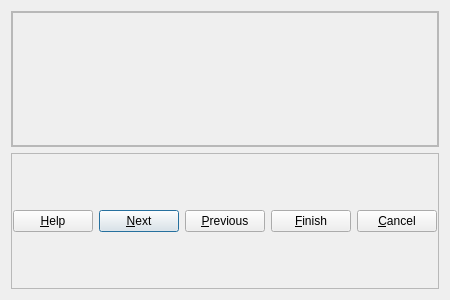
<?xml version="1.0" encoding="UTF-8"?>
<ui version="4.0">
 <class>WizardDialog</class>
 <widget class="QDialog" name="WizardDialog">
  <property name="geometry">
   <rect>
    <x>0</x>
    <y>0</y>
    <width>400</width>
    <height>300</height>
   </rect>
  </property>
  <property name="windowTitle">
   <string>Dialog</string>
  </property>
  <layout class="QVBoxLayout" name="verticalLayout">
   <item>
    <widget class="QFrame" name="topFrame">
     <property name="frameShape">
      <enum>QFrame::StyledPanel</enum>
     </property>
     <property name="frameShadow">
      <enum>QFrame::Raised</enum>
     </property>
     <layout class="QVBoxLayout" name="verticalLayout_2">
      <property name="spacing">
       <number>0</number>
      </property>
      <property name="leftMargin">
       <number>0</number>
      </property>
      <property name="topMargin">
       <number>0</number>
      </property>
      <property name="rightMargin">
       <number>0</number>
      </property>
      <property name="bottomMargin">
       <number>0</number>
      </property>
      <item>
       <widget class="QFrame" name="mainFrame">
        <property name="frameShape">
         <enum>QFrame::StyledPanel</enum>
        </property>
        <property name="frameShadow">
         <enum>QFrame::Raised</enum>
        </property>
        <layout class="QVBoxLayout" name="verticalLayout_3">
         <property name="spacing">
          <number>0</number>
         </property>
         <property name="leftMargin">
          <number>0</number>
         </property>
         <property name="topMargin">
          <number>0</number>
         </property>
         <property name="rightMargin">
          <number>0</number>
         </property>
         <property name="bottomMargin">
          <number>0</number>
         </property>
        </layout>
       </widget>
      </item>
     </layout>
    </widget>
   </item>
   <item>
    <widget class="QFrame" name="buttonsFrame">
     <property name="frameShape">
      <enum>QFrame::StyledPanel</enum>
     </property>
     <property name="frameShadow">
      <enum>QFrame::Raised</enum>
     </property>
     <layout class="QHBoxLayout" name="horizontalLayout">
      <property name="leftMargin">
       <number>1</number>
      </property>
      <property name="topMargin">
       <number>1</number>
      </property>
      <property name="rightMargin">
       <number>1</number>
      </property>
      <property name="bottomMargin">
       <number>1</number>
      </property>
      <item>
       <widget class="QPushButton" name="helpButton">
        <property name="text">
         <string>&amp;Help</string>
        </property>
        <property name="autoDefault">
         <bool>false</bool>
        </property>
       </widget>
      </item>
      <item>
       <spacer name="horizontalSpacer">
        <property name="orientation">
         <enum>Qt::Horizontal</enum>
        </property>
        <property name="sizeHint" stdset="0">
         <size>
          <width>40</width>
          <height>20</height>
         </size>
        </property>
       </spacer>
      </item>
      <item>
       <widget class="QPushButton" name="nextButton">
        <property name="text">
         <string>&amp;Next</string>
        </property>
        <property name="autoDefault">
         <bool>true</bool>
        </property>
       </widget>
      </item>
      <item>
       <widget class="QPushButton" name="previousButton">
        <property name="text">
         <string>&amp;Previous</string>
        </property>
        <property name="autoDefault">
         <bool>false</bool>
        </property>
       </widget>
      </item>
      <item>
       <widget class="QPushButton" name="finishButton">
        <property name="text">
         <string>&amp;Finish</string>
        </property>
        <property name="autoDefault">
         <bool>false</bool>
        </property>
       </widget>
      </item>
      <item>
       <widget class="QPushButton" name="cancelButton">
        <property name="text">
         <string>&amp;Cancel</string>
        </property>
        <property name="autoDefault">
         <bool>false</bool>
        </property>
       </widget>
      </item>
     </layout>
    </widget>
   </item>
  </layout>
 </widget>
 <tabstops>
  <tabstop>helpButton</tabstop>
  <tabstop>nextButton</tabstop>
  <tabstop>previousButton</tabstop>
  <tabstop>finishButton</tabstop>
  <tabstop>cancelButton</tabstop>
 </tabstops>
 <resources/>
 <connections/>
</ui>
